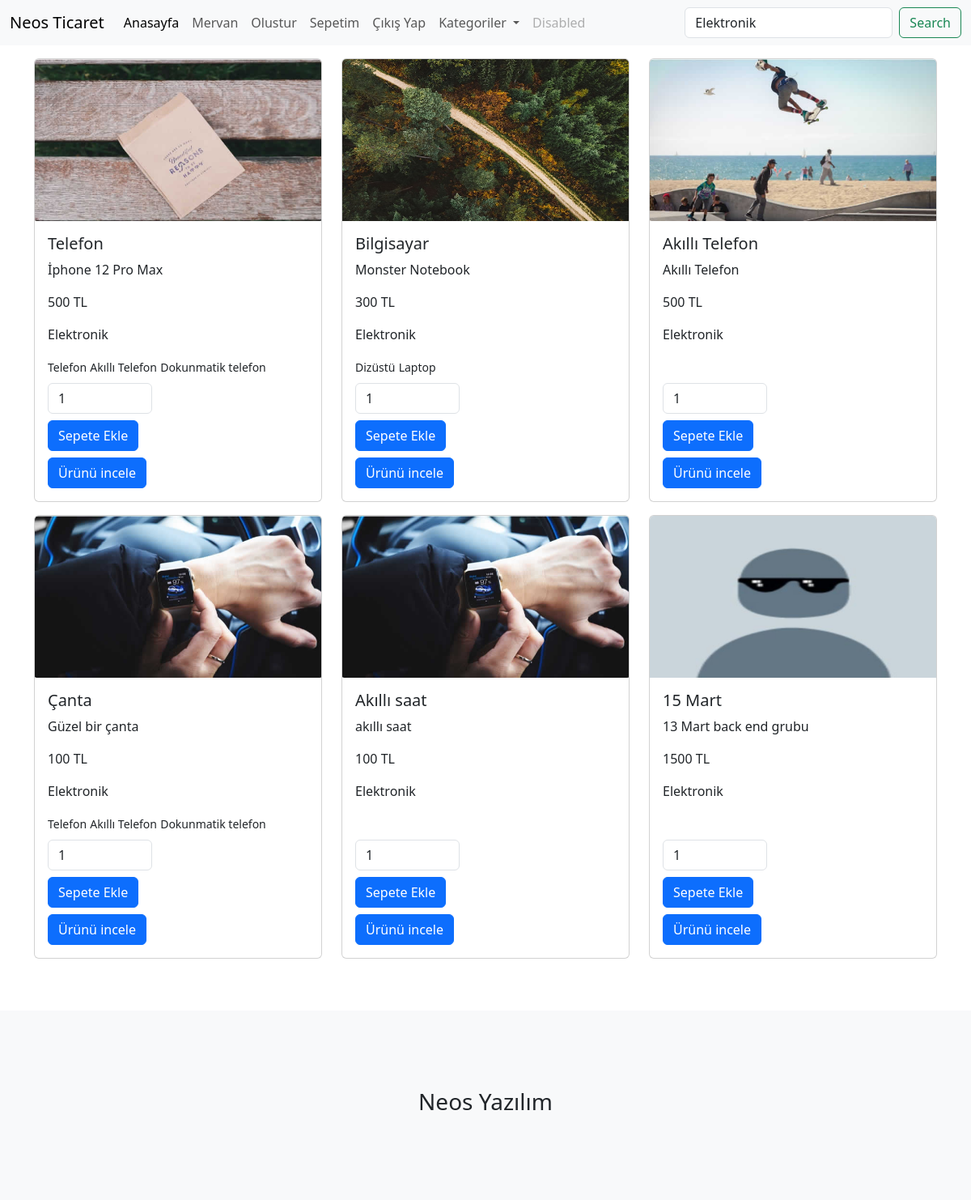
The page /?search=Elektronik (signed in) on the database its author committed.
### urunler/models.py (models this page shows, shortened)
class Urun(models.Model):
    olusturan = models.ForeignKey(User, on_delete=models.CASCADE, null=True)
    kategori = models.ForeignKey(Kategori,on_delete=models.CASCADE, null=True, blank=True)
    alt = models.ManyToManyField(AltKategori)
    seri = models.OneToOneField(SeriNo, on_delete=models.SET_NULL, null=True, blank=True)
    isim = models.CharField(max_length=100) # text inputu
    aciklama = models.TextField(max_length = 500) # textarea
    fiyat = models.IntegerField() # number inputu
    resim = models.FileField(upload_to='urunler/', null=True)

class Kategori(models.Model):
    isim = models.CharField(max_length=100)
    def __str__(self):
        return self.isim

class AltKategori(models.Model):
    isim = models.CharField(max_length=100)

### urunler/views.py (the view, shortened to what this page needs)
# urls.py: path('', index, name='index'),
def index(request):
    urunler = Urun.objects.all() # all fonksiyonu Urun classına ait tüm objeleri çeker
    kategoriler = Kategori.objects.all()
    search = ''
    if request.GET.get('search'):
        search = request.GET.get('search')
        urunler = Urun.objects.filter(
            Q(isim__icontains = search) |
            Q(kategori__isim__icontains = search)
        )
    context = {
        'urunler':urunler,
        'search':search,
        'kategoriler':kategoriler
    }
    return render(request, 'index.html', context)

### urunler/templates/index.html (shortened to what this page needs)
{% load static %}
<!DOCTYPE html>
<html lang="en">
<head>
    <link href="https://cdn.jsdelivr.net/npm/bootstrap@5.3.0-alpha1/dist/css/bootstrap.min.css" rel="stylesheet">
</head>
<body>
    {% include "includes/_navbar.html" %}
    {% block content %}
    <div class="container mt-3">
        <div class="row">
            {% for urun in urunler %}
                <div class="col-4 mb-3">
                    <div class="card">
                        {% if urun.resim %}
                            <img src="{{urun.resim.url}}" class="card-img-top" height="200" alt="...">
                        {% else %}
                            <img src="{% static 'resim1.jpg' %}" class="card-img-top" height="200" alt="...">
                        {% endif %}
                        <div class="card-body">
                            <h5 class="card-title">{{urun.isim}}</h5>
                            <p class="card-text">{{urun.aciklama}}</p>
                            <p class="card-text">{{urun.fiyat}} TL</p>
                            <p>{{urun.kategori}}</p>
                            {% for alt in urun.alt.all %}
                                <small>{{alt.isim}}</small>
                            {% endfor %}
                            <br>
                            <form action="" class="d-inline-block mt-2" method="POST">
                                <input type="number" value="1" name="adet" class="form-control w-50" id="">
                                <input type="submit" value="Sepete Ekle" class="btn btn-primary my-2">
                            </form>
                            <a href="{% url 'urun' urun.id %}" class="btn btn-primary">Ürünü incele</a>
                        </div>
                    </div>
                </div>
            {% endfor %}
        </div>
    </div>
    {% endblock content %}
    {% include "includes/_footer.html" %}
</body>
</html>

### urunler/templates/includes/_navbar.html (shortened to what this page needs)
<nav class="navbar navbar-expand-lg bg-body-tertiary">
    <div class="container-fluid">
      <a class="navbar-brand" href="#">Neos Ticaret</a>
      <div class="collapse navbar-collapse" id="navbarSupportedContent">
        <ul class="navbar-nav me-auto mb-2 mb-lg-0">
          <li class="nav-item">
            <a class="nav-link active" aria-current="page" href="/">Anasayfa</a>
          </li>
          {% if user.is_authenticated %}
            <li class="nav-item">
              <a class="nav-link text-capitalize" href="" >{{request.user}}</a>
            </li>
            <li class="nav-item">
              <a class="nav-link" href="/olustur/" >Olustur</a>
            </li>
            <li class="nav-item">
              <a class="nav-link" href="/sepet/" >Sepetim</a>
            </li>
            <li class="nav-item">
              <a class="nav-link" href="{% url 'logout' %}">Çıkış Yap</a>
            </li>
          {% endif %}
          <li class="nav-item dropdown">
            <a class="nav-link dropdown-toggle" href="#" role="button" data-bs-toggle="dropdown" aria-expanded="false">
              Kategoriler
            </a>
          </li>
          <li class="nav-item">
            <a class="nav-link disabled">Disabled</a>
          </li>
        </ul>
        <form class="d-flex" method="GET" role="search" action="{% url 'index' %}">
          <input class="form-control me-2" name="search" value="{{search}}" type="search" placeholder="Search" aria-label="Search">
          <button class="btn btn-outline-success" type="submit">Search</button>
        </form>
      </div>
    </div>
</nav>

### rows shown on the page
Urun: resim (picture), isim "Telefon", aciklama "İphone 12 Pro Max", fiyat "500", kategori "Elektronik"
AltKategori: isim "Telefon"
AltKategori: isim "Akıllı Telefon"
AltKategori: isim "Dokunmatik telefon"
Urun: resim (picture), isim "Bilgisayar", aciklama "Monster Notebook", fiyat "300", kategori "Elektronik"
AltKategori: isim "Dizüstü"
AltKategori: isim "Laptop"
Urun: resim (picture), isim "Akıllı Telefon", aciklama "Akıllı Telefon", fiyat "500", kategori "Elektronik"
Urun: resim (picture), isim "Çanta", aciklama "Güzel bir çanta", fiyat "100", kategori "Elektronik"
Urun: resim (picture), isim "Akıllı saat", aciklama "akıllı saat", fiyat "100", kategori "Elektronik"
Urun: resim (placeholder picture), isim "15 Mart", aciklama "13 Mart back end grubu", fiyat "1500", kategori "Elektronik"

### other values the page prints
{{ request.user }} "Mervan"
